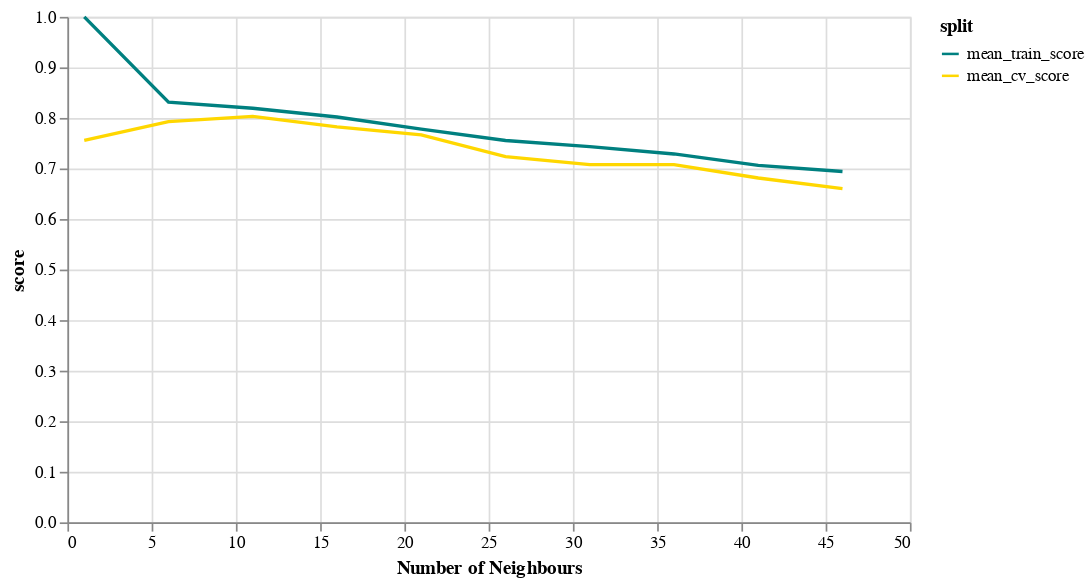

Notebook code cell kept with this figure:
### Code cell
results_df = pd.DataFrame(results_dict).melt(id_vars=['n_neighbors'],
                                             value_vars=['mean_train_score',
                                                         'mean_cv_score'], 
                                             var_name='split',
                                             value_name='score')

chart1 = alt.Chart(results_df, width = 500, height = 300).mark_line().encode(
         alt.X('n_neighbors:Q', axis=alt.Axis(title="Number of Neighbours")),
         alt.Y('score:Q'), 
         alt.Color('split:N', scale=alt.Scale(domain=['mean_train_score',
                                                     'mean_cv_score'],
                                             range=['teal', 'gold'])))
chart1

### Figure 1 — Vega-Lite specification as saved in the notebook (floating-point values rounded to 4 significant figures)
{"config": {"view": {"continuousWidth": 300, "continuousHeight": 300}}, "data": {"name": "data-887085e5b7ba9f0299916d29729586cf"}, "mark": {"type": "line"}, "encoding": {"color": {"field": "split", "scale": {"domain": ["mean_train_score", "mean_cv_score"], "range": ["teal", "gold"]}, "type": "nominal"}, "x": {"axis": {"title": "Number of Neighbours"}, "field": "n_neighbors", "type": "quantitative"}, "y": {"field": "score", "type": "quantitative"}}, "height": 300, "width": 500, "$schema": "https://vega.github.io/schema/vega-lite/v5.8.0.json", "datasets": {"data-887085e5b7ba9f0299916d29729586cf": [{"n_neighbors": 1, "split": "mean_train_score", "score": 1.0}, {"n_neighbors": 6, "split": "mean_train_score", "score": 0.8311}, {"n_neighbors": 11, "split": "mean_train_score", "score": 0.8192}, {"n_neighbors": 16, "split": "mean_train_score", "score": 0.8019}, {"n_neighbors": 21, "split": "mean_train_score", "score": 0.7779}, {"n_neighbors": 26, "split": "mean_train_score", "score": 0.7554}, {"n_neighbors": 31, "split": "mean_train_score", "score": 0.7434}, {"n_neighbors": 36, "split": "mean_train_score", "score": 0.7288}, {"n_neighbors": 41, "split": "mean_train_score", "score": 0.7061}, {"n_neighbors": 46, "split": "mean_train_score", "score": 0.6942}, {"n_neighbors": 1, "split": "mean_cv_score", "score": 0.7555}, {"n_neighbors": 6, "split": "mean_cv_score", "score": 0.7926}, {"n_neighbors": 11, "split": "mean_cv_score", "score": 0.803}, {"n_neighbors": 16, "split": "mean_cv_score", "score": 0.7822}, {"n_neighbors": 21, "split": "mean_cv_score", "score": 0.7664}, {"n_neighbors": 26, "split": "mean_cv_score", "score": 0.7236}, {"n_neighbors": 31, "split": "mean_cv_score", "score": 0.7077}, {"n_neighbors": 36, "split": "mean_cv_score", "score": 0.7077}, {"n_neighbors": 41, "split": "mean_cv_score", "score": 0.6812}, {"n_neighbors": 46, "split": "mean_cv_score", "score": 0.6602}]}}
